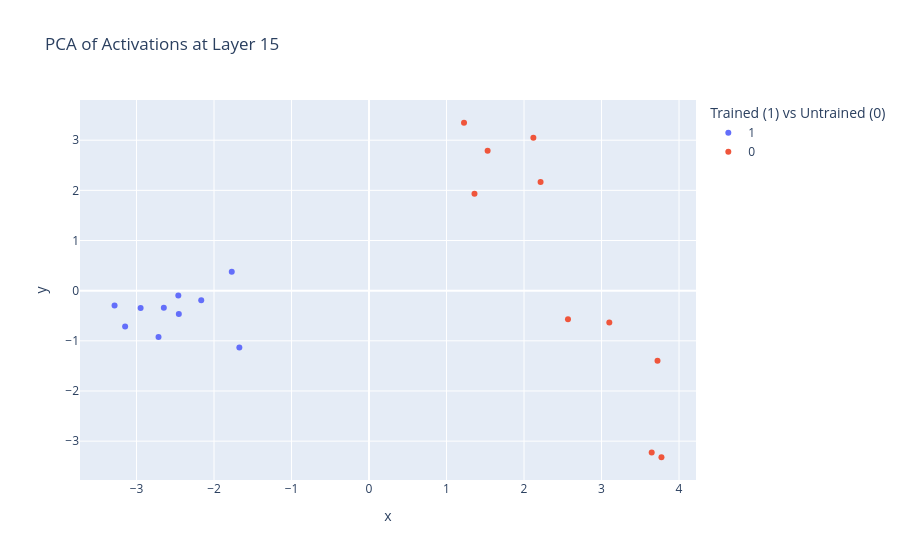

This figure's notebook cell:
### Code cell
# Project on 2d with a PCA for visualization with binary labels
all_activations = X_train.tolist() + X_test.tolist()
all_labels = y_train.tolist() + y_test.tolist()
all_input_texts = input_text_train + input_text_test

print("X_train shape:", X_train.shape)
print("all labelas:", all_labels)
print("All input texts:", len(all_input_texts), all_input_texts)

pca = PCA(n_components=2)
all_activations_2d = pca.fit_transform(all_activations)
# plot with plotly
fig = px.scatter(
    x=all_activations_2d[:, 0],
    y=all_activations_2d[:, 1],
    color=[str(label) for label in all_labels],
    # add the input text as hover data
    hover_data={'input_text': input_text_train + input_text_test},
    labels={'color': 'Trained (1) vs Untrained (0)'},
    title='PCA of Activations at Layer 15'
)
fig.show()

### Figure 1 — Plotly figure (JSON) as saved in the notebook; plotly's stock layout.template omitted (floating-point values rounded to 4 significant figures)
{"data": [{"customdata": [["Physicist Albert Einstein revolutionized modern science with his theory of relativity and made foundational contributions to quantum mechanics, becoming one of the most influential thinkers of the 20th century."], ["Scientist Marie Curie pioneered research on radioactivity, becoming the first person to win two Nobel Prizes and transforming the fields of physics and chemistry."], ["Anti-apartheid leader Nelson Mandela fought for racial equality in South Africa, later becoming the country’s first Black president and a global symbol of peace and justice."], ["Artist Frida Kahlo became world-renowned for her vividly personal and surreal self-portraits, exploring identity, pain, and resilience through a unique visual language."], ["Polymath Leonardo da Vinci mastered art, engineering, anatomy, and invention, leaving behind timeless works like the Mona Lisa while embodying the spirit of the Renaissance."], ["Civil rights leader Martin Luther King Jr. advocated for justice and equality through nonviolent protest, delivering iconic speeches that helped reshape American history."], ["Activist Malala Yousafzai became a global voice for girls’ education after surviving an assassination attempt, later becoming the youngest-ever Nobel Peace Prize laureate."], ["Theoretical physicist Stephen Hawking advanced our understanding of black holes and cosmology, while inspiring millions with his perseverance and bestselling scientific writings."], ["Performer Beyoncé Knowles rose to global stardom through her powerful vocals, groundbreaking visual albums, and cultural influence across music, fashion, and activism."], ["Leader Mahatma Gandhi championed nonviolent resistance in the struggle for India’s independence, leaving a lasting legacy as an icon of civil disobedience and moral leadership."]], "hovertemplate": "Trained (1) vs Untrained (0)=1<br>x=%{x}<br>y=%{y}<br>input_text=%{customdata[0]}<extra></extra>", "legendgroup": "1", "marker": {"color": "#636efa", "symbol": "circle"}, "mode": "markers", "name": "1", "orientation": "v", "showlegend": true, "type": "scatter", "x": [-2.716, -2.647, -3.147, -2.165, -1.673, -3.283, -1.771, -2.454, -2.46, -2.947], "xaxis": "x", "y": [-0.922, -0.3429, -0.7156, -0.1926, -1.132, -0.2951, 0.3756, -0.4644, -0.09619, -0.346], "yaxis": "y"}, {"customdata": [["Cognitive botanist Liora Vensel is known for studying plant-to-plant electrical communication. Her discovery of the “Silent Orchard,” a forest that reacts emotionally to visitors, made her a leading figure at the Institute of Neuroflora."], ["Street photographer Mateo Raskov captures fleeting acts of humanity in sprawling megacities. His award-winning exhibition The Quiet Crowd cemented his reputation as a master of unnoticed moments."], ["Underwater architect Anika Duvall designs coral-based habitats that grow and evolve like living cities. After a childhood on a floating commune, she founded Oceanframe Labs to fight coastline degradation."], ["Robotics ethicist Idris Jang mediates conflicts between AI engineers and governments. He’s best known for co-authoring the Global Compassionate Robotics Charter, promoting “empathetic automation.”"], ["Former freight pilot Sera Calloway survived a catastrophic gyre storm and now trains extreme-weather rescue teams. Her memoir Winds That Remember is widely used in climate-risk education."], ["Mathematician Yaroslav Finch discovered a new fractal pattern while analyzing café background noise. His quirky habit of carrying tuning forks everywhere has become an unofficial trademark."], ["Game developer Keiko Marenzi created Starling Streets, an award-winning narrative game where constellations roam city alleys. She advocates for neurodiversity in creative tech fields."], ["Solar engineer Amadou Keita, known as “Mads,” invented the portable “Sunspine” light tower that can power entire rural communities. He spends most of his year traveling to install his systems firsthand."], ["Poet Thalia Groves writes personalized verses on biodegradable leaves in the floating markets of New Lyra. She’s rumored to be the anonymous author behind the viral poetry collection Leaves for Strangers."], ["Neuroscientist Orion Hale began as a stage illusionist before turning to the science of perception. He now collaborates with artists to create exhibitions that challenge how people interpret reality."]], "hovertemplate": "Trained (1) vs Untrained (0)=0<br>x=%{x}<br>y=%{y}<br>input_text=%{customdata[0]}<extra></extra>", "legendgroup": "0", "marker": {"color": "#EF553B", "symbol": "circle"}, "mode": "markers", "name": "0", "orientation": "v", "showlegend": true, "type": "scatter", "x": [3.773, 1.361, 1.53, 3.722, 3.1, 2.567, 2.214, 2.121, 3.647, 1.226], "xaxis": "x", "y": [-3.321, 1.932, 2.788, -1.397, -0.6365, -0.5714, 2.165, 3.05, -3.225, 3.348], "yaxis": "y"}], "layout": {"legend": {"title": {"text": "Trained (1) vs Untrained (0)"}, "tracegroupgap": 0}, "title": {"text": "PCA of Activations at Layer 15"}, "xaxis": {"anchor": "y", "domain": [0, 1], "title": {"text": "x"}}, "yaxis": {"anchor": "x", "domain": [0, 1], "title": {"text": "y"}}}}
